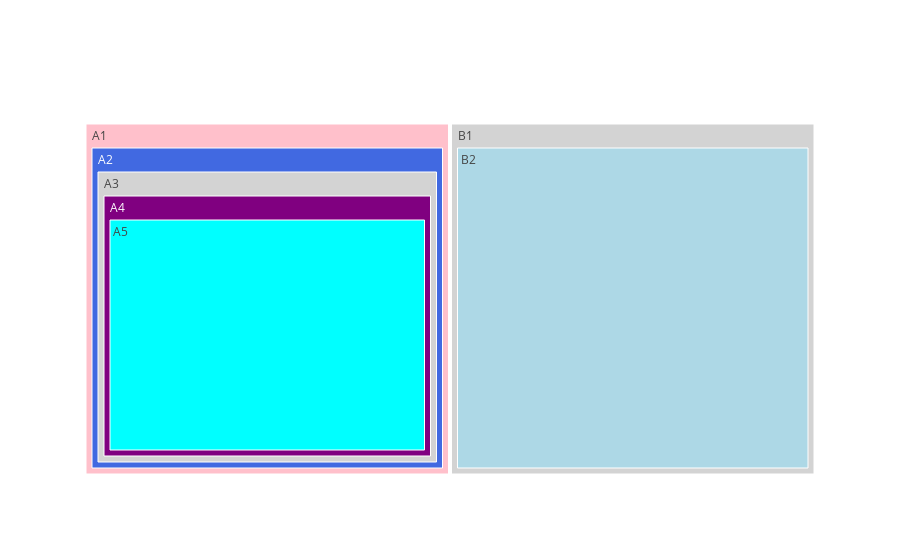

Write notebook code for a chart like this one.
### Markdown cell above
<h3 id="Set-Color-of-Treemap-Sectors">Set Color of Treemap Sectors<a class="anchor-link" href="#Set-Color-of-Treemap-Sectors">¶</a></h3><p>There are three different ways to change the color of the sectors in Treemap:
 1) <a href="https://plot.ly/python/reference/#treemap-marker-colors">marker.colors</a>, 2) <a href="https://plot.ly/python/reference/#treemap-colorway">colorway</a>, 3) <a href="https://plot.ly/python/reference/#treemap-colorscale">colorscale</a>. The following examples show how to use each of them.</p>

### Code cell
import plotly.graph_objects as go

labels = ["A1", "A2", "A3", "A4", "A5", "B1", "B2"]
parents = ["", "A1", "A2", "A3", "A4", "", "B1"]

fig = go.Figure(go.Treemap(
    labels = labels,
    parents = parents,
    marker_colors = ["pink", "royalblue", "lightgray", "purple", "cyan", "lightgray", "lightblue"]))

fig.show()

### Figure 1 — Plotly figure (JSON) as saved in the notebook; plotly's stock layout.template omitted (floating-point values rounded to 4 significant figures)
{"data": [{"labels": ["A1", "A2", "A3", "A4", "A5", "B1", "B2"], "marker": {"colors": ["pink", "royalblue", "lightgray", "purple", "cyan", "lightgray", "lightblue"]}, "parents": ["", "A1", "A2", "A3", "A4", "", "B1"], "type": "treemap"}], "layout": {}}
